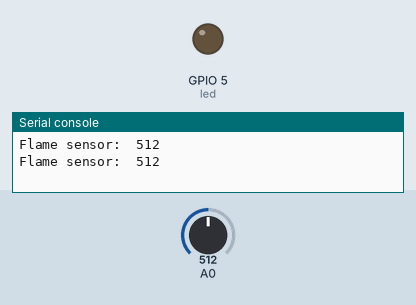
A program run on a simulated ESP8266 board running MicroPython. Parts: output pins drawn as LEDs (lit = HIGH), the last lines printed to the serial console. The test bench sets the inputs (shaded band); at power-on: A0 = 512 (analog values on the 0–1023 scale).

Above: at 1.2 s.
1.3 s: A0 set to 54
4.2 s: A0 set to 47
At 6.5 s:
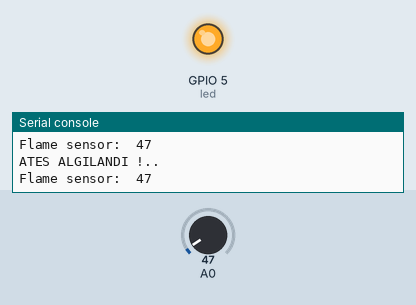
7.5 s: A0 set to 122
At 10.1 s:
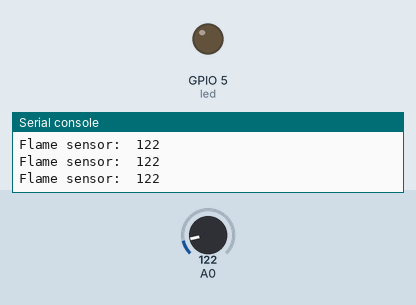
10.5 s: A0 set to 40
At 12.4 s:
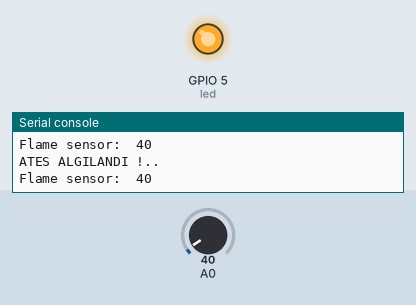
Timing chart, 0 to 13.9 s (numbered marks = the images above; inputs shaded):
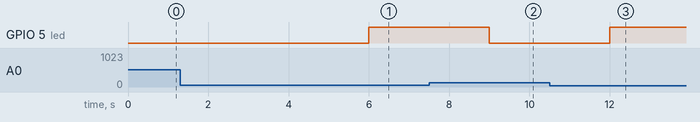

Measured:
- the behaviour switches between 50 and 49 on A0 (found by bisection; images 0 and 1)
- after the input at 4.2 s, GPIO 5 (led): LOW → HIGH after 1.8 s
- after the input at 7.5 s, GPIO 5 (led): HIGH → LOW after 1.5 s
- after the input at 10.5 s, GPIO 5 (led): LOW → HIGH after 1.5 s

The program:

alev_sensoru.py
```python
from time import sleep
from machine import Pin, ADC

flamePin = 0
ledPin = 5
flame_count = 0
flame_second = 1

flame = ADC(flamePin)
led = Pin(ledPin, Pin.OUT, value=0)

while True:
    flame_count = flame.read()
    print("Flame sensor: ", flame_count)
    sleep(flame_second)

    if flame_count < 50:
        print("ATES ALGILANDI !..")
        led.value(1)
    else:
        led.value(0)
```
